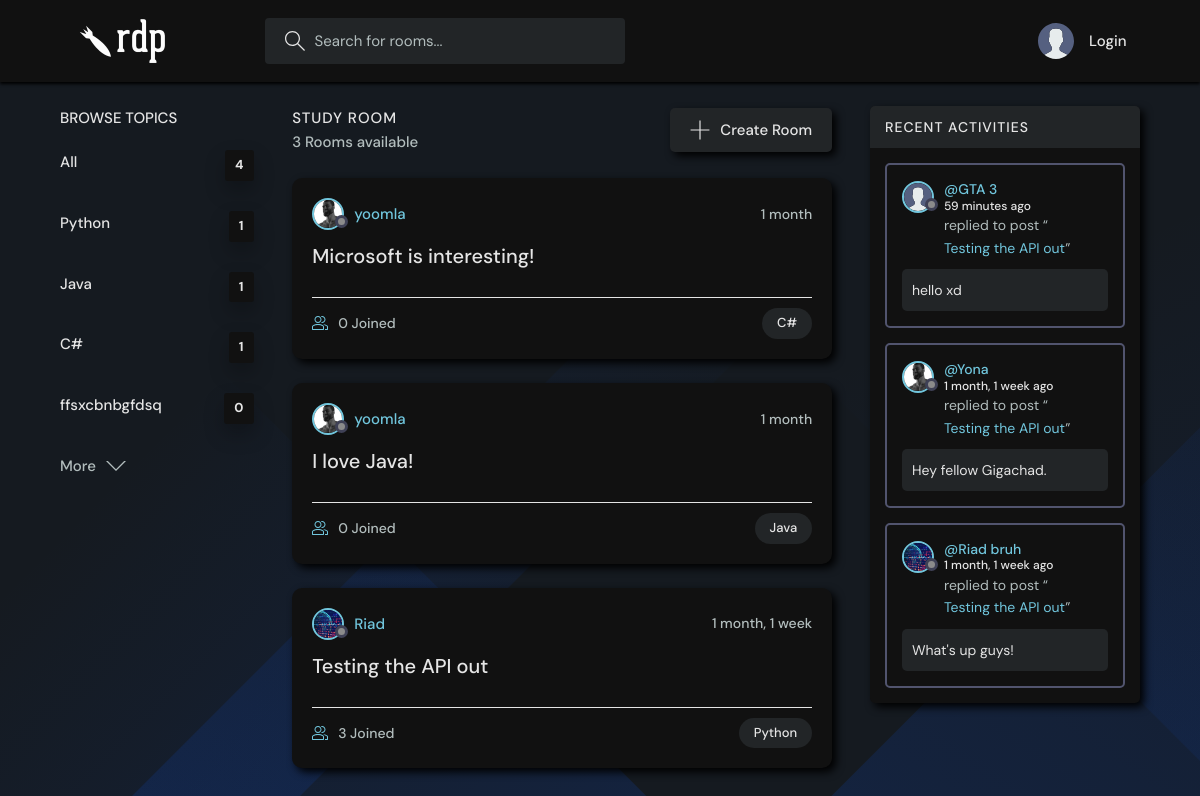
The page / on the database its author committed.
### base/models.py (models this page shows, shortened)
class Topic(models.Model):
    name = models.CharField(max_length=200)

class Room(models.Model):
    host = models.ForeignKey(User, on_delete=models.SET_NULL, null=True)
    topic = models.ForeignKey(Topic, on_delete=models.SET_NULL, null=True)
    name = models.CharField(max_length=200)
    description = models.TextField(null=True, blank=True)
    participants = models.ManyToManyField(User, related_name='participants', blank=True)
    updated = models.DateTimeField(auto_now=True)
    created = models.DateTimeField(auto_now_add=True)
    class Meta:
        ordering = ['-updated', '-created']
    def __str__(self):
        return self.name

class User(AbstractUser):
    name = models.CharField(max_length=200, null=True)
    email = models.EmailField(unique=True, null=True)
    bio = models.TextField(null=True)
    avatar = models.ImageField(null=True, default="avatar.svg")
    USERNAME_FIELD = 'email'
    REQUIRED_FIELDS = ['username'] ## necessary as without that, I won't be able to make a super user.

class Message(models.Model):
    user = models.ForeignKey(User, on_delete=models.CASCADE)
    room = models.ForeignKey(Room, on_delete=models.CASCADE)
    body = models.TextField()
    updated = models.DateTimeField(auto_now=True)
    created = models.DateTimeField(auto_now_add=True)
    class Meta:
        ordering = ['-updated', '-created']

### base/views.py (the view)
# urls.py: path('', views.home, name="home"),
def home(request):
    q = request.GET.get('q') if request.GET.get('q') != None else ''
    rooms = Room.objects.filter(
        Q(topic__name__icontains= q) |
        Q(name__icontains=q) |
        Q(description__icontains=q)
    )
    topics = Topic.objects.all()[0:5]
    room_count = rooms.count()
    room_messages = Message.objects.filter(Q(room__topic__name__icontains=q))
    context = {'rooms': rooms, 'topics': topics, 'room_count': room_count, 'room_messages': room_messages}
    return render(request, 'base/home.html', context)

### base/templates/base/home.html (shortened to what this page needs)
{% extends 'main.html' %}
{% block content %}
<main class="layout layout--3">
  <div class="container">
    {% include 'base/topics_component.html' %}
    <div class="roomList">
      <div class="roomList__header">
        <div>
          <h2>Study Room</h2>
          <p>{{room_count}} Rooms available</p>
        </div>
        <a class="btn btn--main" href="{% url 'create-room' %}">
          <svg version="1.1" xmlns="http://www.w3.org/2000/svg" width="32" height="32" viewBox="0 0 32 32">
            <title>add</title>
            <path
              d="M16.943 0.943h-1.885v14.115h-14.115v1.885h14.115v14.115h1.885v-14.115h14.115v-1.885h-14.115v-14.115z">
            </path>
          </svg>
          Create Room
        </a>
      </div>
      {% include 'base/feed_component.html' %}
    </div>
    {% include 'base/activity_component.html' %}
  </div>
</main>
{% endblock %}

### base/templates/base/topics_component.html
<div class="topics">
  <div class="topics__header">
    <h2>Browse Topics</h2>
  </div>
  <ul class="topics__list">
    <li>
      <a href="{% url 'home' %}">All <span>{{topics.count}}</span></a>
    </li>
    {% for topic in topics %}
    <li>
      <a href="{% url 'home' %}?q={{topic.name}}">{{topic.name}}<span>{{topic.room_set.all.count}}</span></a>
    </li>
    {% endfor %}
  </ul>
  <a class="btn btn--link" href="{% url 'topics' %}">
    More
    <svg version="1.1" xmlns="http://www.w3.org/2000/svg" width="32" height="32" viewBox="0 0 32 32">
      <title>chevron-down</title>
      <path d="M16 21l-13-13h-3l16 16 16-16h-3l-13 13z"></path>
    </svg>
  </a>
</div>

### base/templates/base/feed_component.html (shortened to what this page needs)
{% for room in rooms %}
<div class="roomListRoom">
    <div class="roomListRoom__header">
        <a href="{% url 'user-profile' room.host.id %}" class="roomListRoom__author">
            <div class="avatar avatar--small">
                <img src="{{room.host.avatar.url}}" />
            </div>
            <span>{{room.host.username}}</span>
        </a>
        <div class="roomListRoom__actions">
            <span>{{room.created|timesince}}</span>
        </div>
    </div>
    <div class="roomListRoom__content">
        <a href="{% url 'room' room.id %}">{{room.name}}</a>
    </div>
    <div class="roomListRoom__meta">
        <a href="{% url 'room' room.id %}" class="roomListRoom__joined">
            {{room.participants.all.count}} Joined
        </a>
        <p class="roomListRoom__topic">{{room.topic.name}}</p>
    </div>
</div>
{% endfor %}

### base/templates/base/activity_component.html (shortened to what this page needs)
<div class="activities">
    <div class="activities__header">
        <h2>Recent Activities</h2>
    </div>
    {% for message in room_messages %}
    <div class="activities__box">
        <div class="activities__boxHeader roomListRoom__header">
            <a href="{% url 'user-profile' message.user.id %}" class="roomListRoom__author">
                <div class="avatar avatar--small">
                    <img src="{{message.user.avatar.url}}" />
                </div>
                <p>
                    @{{message.user.name}}
                    <span>{{message.created|timesince}} ago</span>
                </p>
            </a>
        </div>
        <div class="activities__boxContent">
            <p>replied to post “<a href="{% url 'room' message.room.id %}">{{message.room}}</a>”</p>
            <div class="activities__boxRoomContent">
                {{message.body}}
            </div>
        </div>
    </div>
    {% endfor %}
</div>

### rows shown on the page
Topic: name "Python", room_set.all.count "1"
Topic: name "Java", room_set.all.count "1"
Topic: name "C#", room_set.all.count "1"
Topic: name "ffsxcbnbgfdsq", room_set.all.count "0"
Room: host.avatar (picture), host.username "yoomla", created "1 month", name "Microsoft is interesting!", participants.all.count "0", topic.name "C#"
Room: host.avatar (picture), host.username "yoomla", created "1 month", name "I love Java!", participants.all.count "0", topic.name "Java"
Room: host.avatar (picture), host.username "Riad", created "1 month, 1 week", name "Testing the API out", participants.all.count "3", topic.name "Python"
Message: user.avatar (placeholder picture), user.name "GTA 3", created "59 minutes", room "Testing the API out", body "hello xd"
Message: user.avatar (picture), user.name "Yona", created "1 month, 1 week", room "Testing the API out", body "Hey fellow Gigachad."
Message: user.avatar (picture), user.name "Riad bruh", created "1 month, 1 week", room "Testing the API out", body "What's up guys!"

### other values the page prints
{{ topics.count }} "4"
{{ room_count }} "3"
